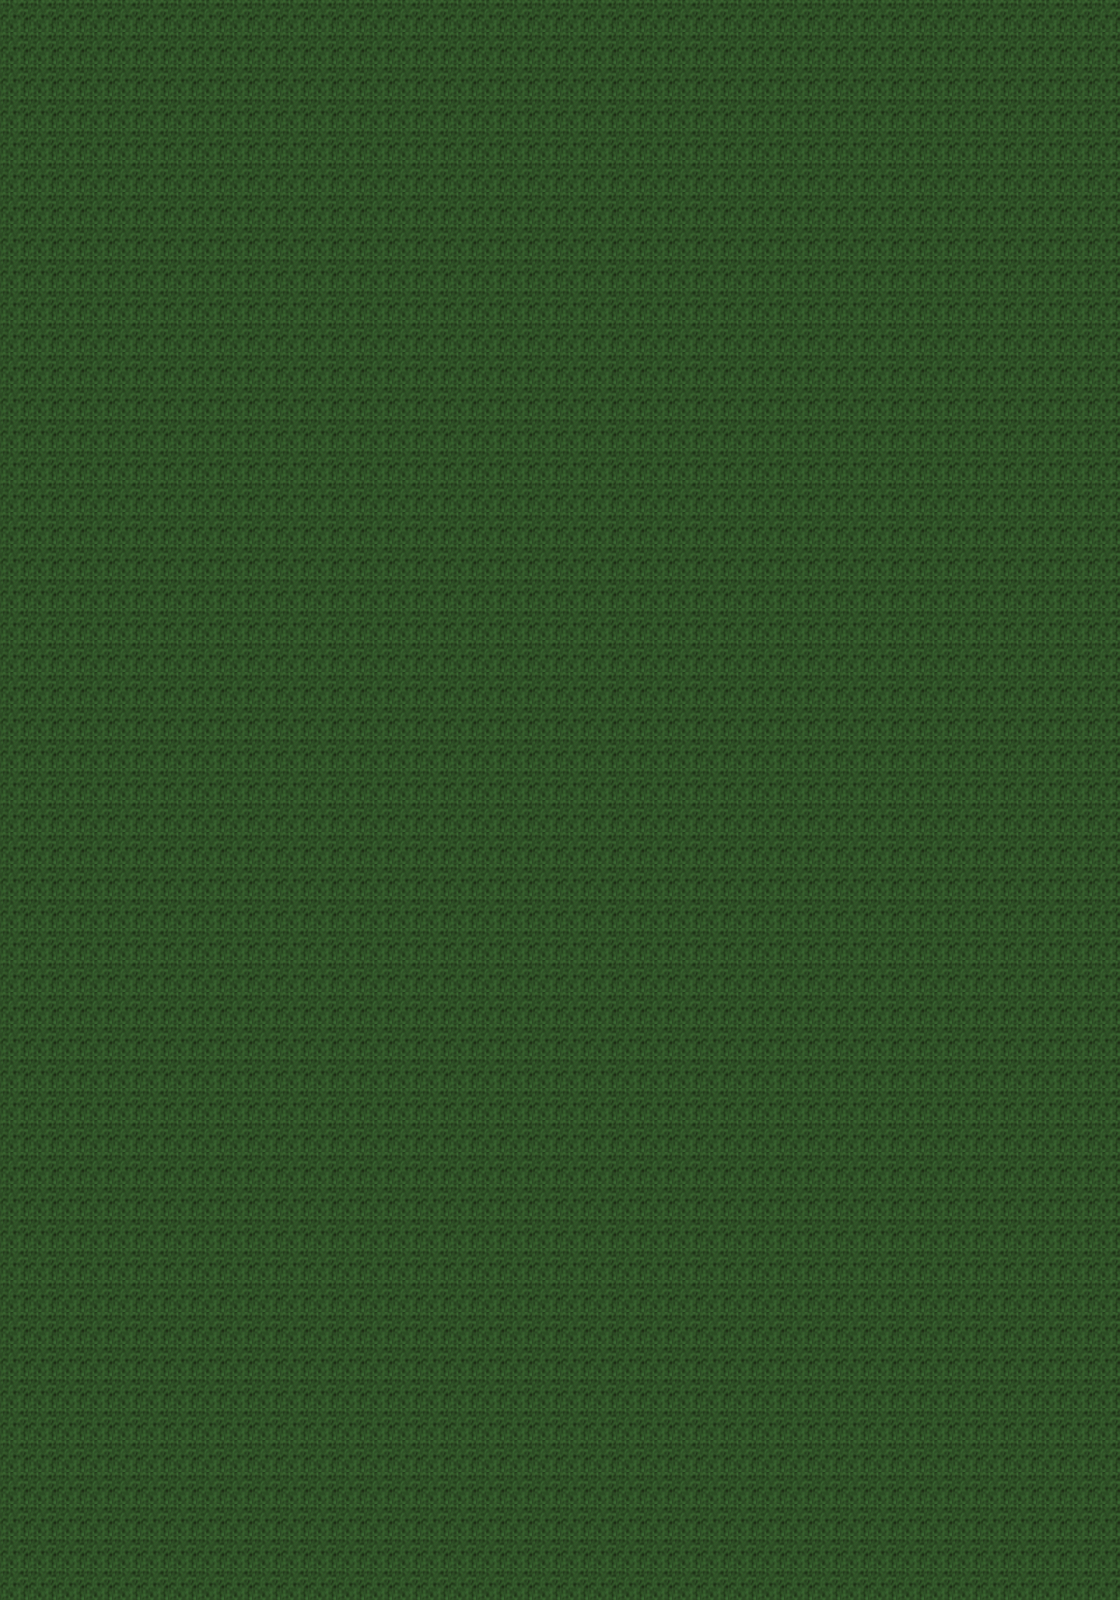

A 2D game scene composited from a Tiled map and its tileset images. What follows is a short description and the map's XML, with each tile layer's data collapsed to a summary:
An orthogonal 40x50 tile map with 28x32 px tiles, 2 tile layers (Tile Layer 1, npcs).

<map version="1.0" orientation="orthogonal" width="40" height="50" tilewidth="28" tileheight="32">
 <properties>
  <property name="Exit_East" value="none" />
  <property name="Exit_North" value="none" />
  <property name="Exit_South" value="none" />
  <property name="Exit_West" value="none" />
  <property name="GlobalX" value="-1" />
  <property name="GlobalY" value="-1" />
  <property name="MapType" value="town" />
  <property name="Name" value="none" />
 </properties>
 <tileset firstgid="1" name="Terrain1" tilewidth="28" tileheight="32">
  <image source="../../display/images/Terrain1.png" width="308" height="352" />
 </tileset>
 <layer name="Tile Layer 1" width="40" height="50">
  <properties>
   <property name="town,1,1" value="CarrionValley,1,1" />
  </properties>
  <data>[2000 cells, 2000 non-empty, 1 distinct tile ids]</data>
 </layer>
 <layer name="npcs" width="40" height="50">
  <data>[2000 cells, 0 non-empty, 0 distinct tile ids]</data>
 </layer>
</map>
